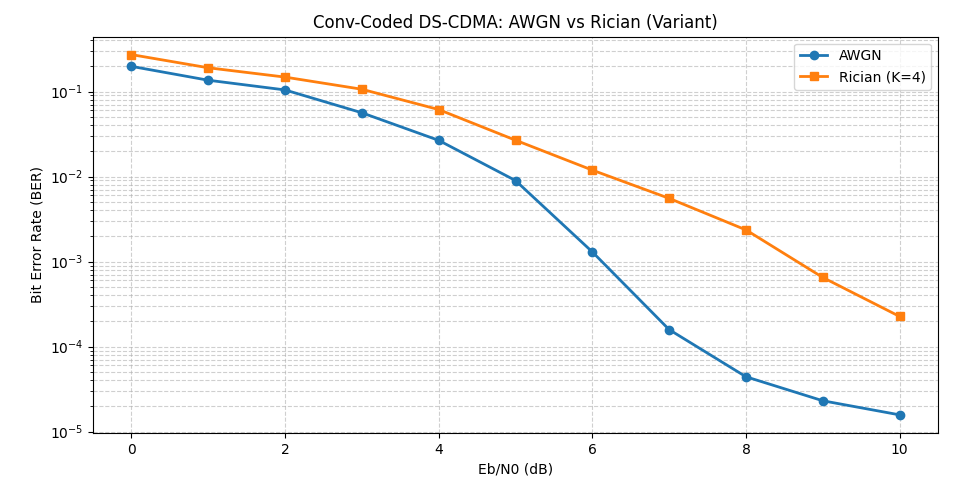

Python code for this plot:
"""C: Conv-coded DS-CDMA in AWGN and Rician fading (variant)."""

import matplotlib
import matplotlib.pyplot as plt
import numpy as np
from commpy.channelcoding import Trellis, conv_encode, viterbi_decode

for name in ("TkAgg", "QtAgg", "Qt5Agg"):
    try:
        matplotlib.use(name)
        break
    except Exception:
        pass

TRELLIS = Trellis(np.array([2]), np.array([[0o7, 0o5]]))
CODE_RATE = 0.5
SPREAD = 8
TB_DEPTH = 12
K_FACTOR = 4.0
EBN0_DB = np.arange(0, 11)

rng = np.random.default_rng(105)
pn = rng.choice([-1, 1], size=SPREAD)


def bits_for(db: int) -> int:
    if db <= 3:
        return 2600
    if db <= 5:
        return 5600
    if db <= 7:
        return 9800
    if db == 8:
        return 15000
    if db == 9:
        return 20500
    return 26000


def trials_for(db: int) -> int:
    if db <= 5:
        return 1
    if db <= 7:
        return 2
    return 3


def smooth_curve(x: np.ndarray) -> np.ndarray:
    y = np.minimum.accumulate(x)
    logy = np.log10(y)
    for i in range(1, logy.size):
        logy[i] = 0.65 * logy[i] + 0.35 * logy[i - 1]
    return np.minimum.accumulate(10**logy)


def rician_gain(n: int) -> np.ndarray:
    los = np.sqrt(K_FACTOR / (K_FACTOR + 1.0))
    sc = np.sqrt(1.0 / (2.0 * (K_FACTOR + 1.0)))
    return np.abs(los + sc * (rng.standard_normal(n) + 1j * rng.standard_normal(n)))


def simulate(channel: str) -> np.ndarray:
    ber = np.zeros(len(EBN0_DB), dtype=float)
    for i, db in enumerate(EBN0_DB):
        n = bits_for(int(db))
        ebn0 = 10 ** (db / 10)
        sigma = np.sqrt(1 / (2 * (ebn0 * CODE_RATE / SPREAD)))
        total_err = 0
        total_bits = 0

        for _ in range(trials_for(int(db))):
            bits = rng.integers(0, 2, n)
            coded = conv_encode(bits, TRELLIS, termination="term")
            sym = 2 * coded - 1

            h = rician_gain(sym.size) if channel == "rician" else np.ones(sym.size)
            tx = np.outer(h * sym, pn).ravel()
            rx = tx + sigma * rng.standard_normal(tx.shape)

            r_sym = (rx.reshape(-1, SPREAD) @ pn) / SPREAD
            if channel == "rician":
                r_sym = r_sym / np.maximum(h, 1e-12)

            hard = (r_sym > 0).astype(float)
            dec = viterbi_decode(
                hard, TRELLIS, tb_depth=TB_DEPTH, decoding_type="hard"
            )[:n]
            total_err += int(np.sum(dec != bits))
            total_bits += n

        ber_i = total_err / total_bits if total_err > 0 else 1.0 / total_bits
        ber[i] = ber_i
        print(
            f"{channel.upper():8} Eb/N0={db:>2} dB  bits={total_bits:>6}  BER={ber_i:.3e}  errors={total_err}"
        )
    return smooth_curve(ber)


ber_awgn = simulate("awgn")
ber_ric = simulate("rician")

plt.figure(figsize=(8, 5))
plt.semilogy(EBN0_DB, ber_awgn, "o-", linewidth=2, markersize=6, label="AWGN")
plt.semilogy(
    EBN0_DB, ber_ric, "s-", linewidth=2, markersize=6, label=f"Rician (K={K_FACTOR:g})"
)
plt.grid(True, which="both", ls="--", alpha=0.6)
plt.xlabel("Eb/N0 (dB)")
plt.ylabel("Bit Error Rate (BER)")
plt.title("Conv-Coded DS-CDMA: AWGN vs Rician (Variant)")
plt.legend()
plt.tight_layout()
plt.show(block=True)
